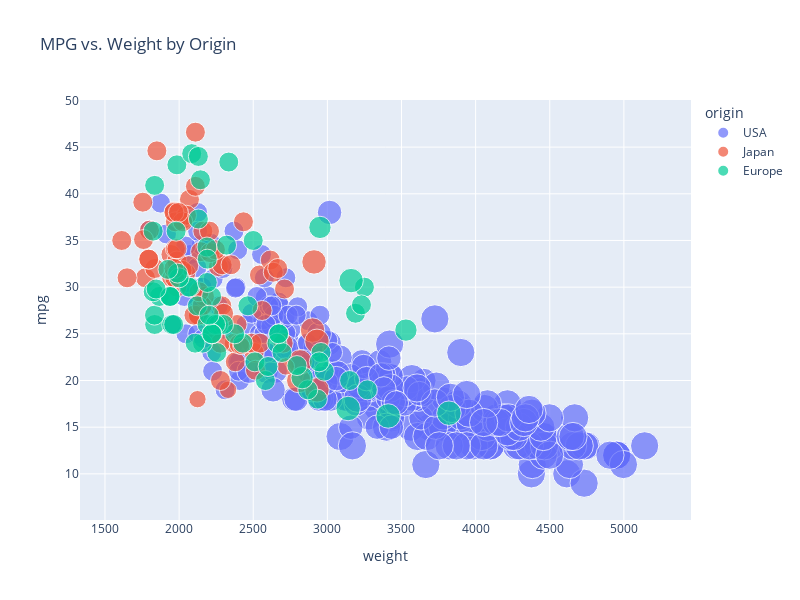

The cell this chart's notebook holds for it:
### Markdown cell above
Now we can use the `plot` method on our `DataFrame` to create interactive plots.

### Code cell
mpg.plot(
    kind='scatter',
    x='weight', y='mpg', color='origin', size='cylinders',
    title='MPG vs. Weight by Origin',
    width=800, height=600)

### Figure 1 — Plotly figure (JSON) as saved in the notebook; plotly's stock layout.template omitted (floating-point values rounded to 4 significant figures; data arrays with more than 128 entries replaced by an {"elided": "..."} marker saying what was removed)
{"data": [{"hovertemplate": "origin=USA<br>weight=%{x}<br>mpg=%{y}<br>cylinders=%{marker.size}<extra></extra>", "legendgroup": "USA", "marker": {"color": "#636efa", "size": {"elided": "249 int values"}, "sizemode": "area", "sizeref": 0.02, "symbol": "circle"}, "mode": "markers", "name": "USA", "orientation": "v", "showlegend": true, "type": "scatter", "x": {"elided": "249 int values"}, "xaxis": "x", "y": {"elided": "249 float values"}, "yaxis": "y"}, {"hovertemplate": "origin=Japan<br>weight=%{x}<br>mpg=%{y}<br>cylinders=%{marker.size}<extra></extra>", "legendgroup": "Japan", "marker": {"color": "#EF553B", "size": [4, 4, 4, 4, 4, 4, 4, 3, 4, 4, 4, 4, 4, 3, 6, 4, 4, 4, 4, 4, 4, 4, 4, 4, 4, 4, 4, 4, 6, 4, 4, 4, 4, 6, 3, 4, 4, 4, 4, 4, 4, 4, 4, 4, 4, 4, 4, 4, 4, 4, 4, 4, 4, 4, 4, 6, 3, 4, 4, 4, 4, 4, 4, 4, 4, 4, 4, 4, 6, 6, 4, 4, 4, 4, 4, 4, 4, 4, 4], "sizemode": "area", "sizeref": 0.02, "symbol": "circle"}, "mode": "markers", "name": "Japan", "orientation": "v", "showlegend": true, "type": "scatter", "x": [2372, 2130, 2130, 2228, 1773, 1613, 2278, 2330, 2288, 2506, 2100, 2279, 2379, 2124, 2807, 1950, 1836, 1649, 2003, 2489, 2391, 2171, 2702, 2545, 1795, 1795, 1990, 2155, 2930, 2045, 1945, 2265, 1985, 2815, 2720, 1985, 2070, 1800, 2560, 2300, 2515, 2405, 2135, 1975, 2020, 1968, 2019, 2711, 2542, 2434, 2265, 2110, 2110, 1850, 2145, 2910, 2420, 2290, 1755, 1760, 2065, 1975, 2050, 1985, 2210, 2350, 2615, 2635, 2900, 2930, 2025, 1970, 2160, 2205, 2245, 1965, 1965, 1995, 2665], "xaxis": "x", "y": [24.0, 27.0, 27.0, 25.0, 31.0, 35.0, 24.0, 19.0, 28.0, 23.0, 27.0, 20.0, 22.0, 18.0, 20.0, 31.0, 32.0, 31.0, 32.0, 24.0, 26.0, 29.0, 24.0, 24.0, 33.0, 33.0, 32.0, 28.0, 19.0, 31.5, 33.5, 26.0, 30.0, 22.0, 21.5, 32.8, 39.4, 36.1, 27.5, 27.2, 21.1, 23.9, 29.5, 34.1, 31.8, 38.1, 37.2, 29.8, 31.3, 37.0, 32.2, 46.6, 40.8, 44.6, 33.8, 32.7, 23.7, 32.4, 39.1, 35.1, 32.3, 37.0, 37.7, 34.1, 33.7, 32.4, 32.9, 31.6, 25.4, 24.2, 37.0, 31.0, 36.0, 36.0, 34.0, 38.0, 32.0, 38.0, 32.0], "yaxis": "y"}, {"hovertemplate": "origin=Europe<br>weight=%{x}<br>mpg=%{y}<br>cylinders=%{marker.size}<extra></extra>", "legendgroup": "Europe", "marker": {"color": "#00cc96", "size": [4, 4, 4, 4, 4, 4, 4, 4, 4, 4, 4, 4, 4, 4, 4, 4, 4, 4, 4, 4, 4, 4, 4, 4, 4, 4, 4, 4, 4, 4, 4, 4, 4, 4, 4, 4, 4, 4, 4, 4, 6, 4, 4, 4, 4, 4, 5, 6, 4, 6, 4, 4, 5, 4, 4, 4, 4, 4, 4, 5, 4, 4, 4, 4, 4, 4, 4, 6, 4, 4], "sizemode": "area", "sizeref": 0.02, "symbol": "circle"}, "mode": "markers", "name": "Europe", "orientation": "v", "showlegend": true, "type": "scatter", "x": [1835, 2672, 2430, 2375, 2234, 2123, 2074, 2065, 1834, 2254, 2933, 2511, 2979, 2189, 1950, 2265, 1867, 2158, 2582, 2868, 2660, 2219, 1963, 2300, 2108, 2246, 2000, 2223, 1937, 2694, 2957, 2945, 2671, 2464, 2220, 2202, 1937, 1825, 3150, 3270, 3820, 1825, 1940, 2190, 2600, 1985, 2830, 3140, 2795, 3410, 1990, 1925, 3530, 3190, 2130, 2144, 2188, 2085, 2335, 2950, 3250, 1835, 1845, 2500, 2190, 2320, 3230, 3160, 1980, 2130], "xaxis": "x", "y": [26.0, 25.0, 24.0, 25.0, 26.0, 28.0, 30.0, 30.0, 27.0, 23.0, 18.0, 22.0, 21.0, 26.0, 26.0, 26.0, 29.0, 24.0, 20.0, 19.0, 24.0, 29.0, 26.0, 26.0, 24.0, 26.0, 31.0, 25.0, 29.0, 23.0, 23.0, 22.0, 25.0, 28.0, 25.0, 27.0, 29.0, 29.5, 20.0, 19.0, 16.5, 36.0, 29.0, 30.5, 21.5, 43.1, 20.3, 17.0, 21.6, 16.2, 31.5, 31.9, 25.4, 27.2, 37.3, 41.5, 34.3, 44.3, 43.4, 36.4, 30.0, 40.9, 29.8, 35.0, 33.0, 34.5, 28.1, 30.7, 36.0, 44.0], "yaxis": "y"}], "layout": {"height": 600, "legend": {"itemsizing": "constant", "title": {"text": "origin"}, "tracegroupgap": 0}, "title": {"text": "MPG vs. Weight by Origin"}, "width": 800, "xaxis": {"anchor": "y", "domain": [0, 1], "title": {"text": "weight"}}, "yaxis": {"anchor": "x", "domain": [0, 1], "title": {"text": "mpg"}}}}
